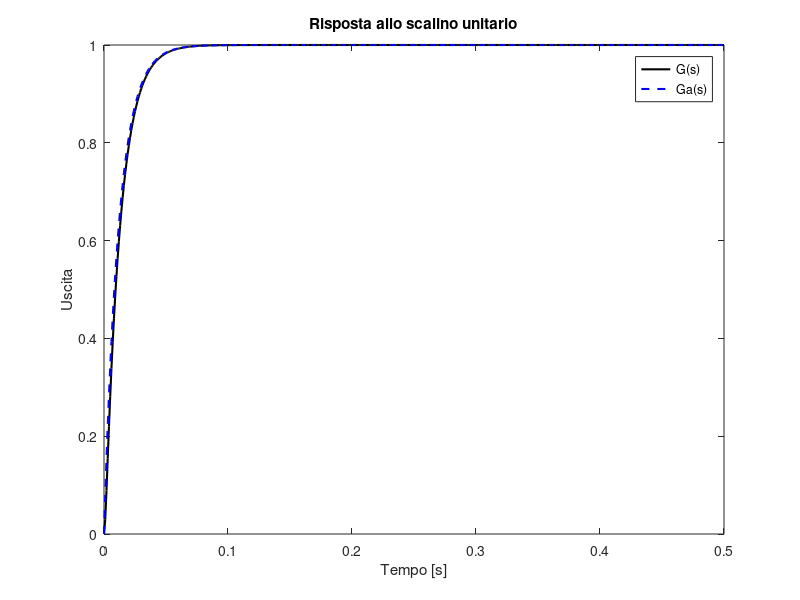
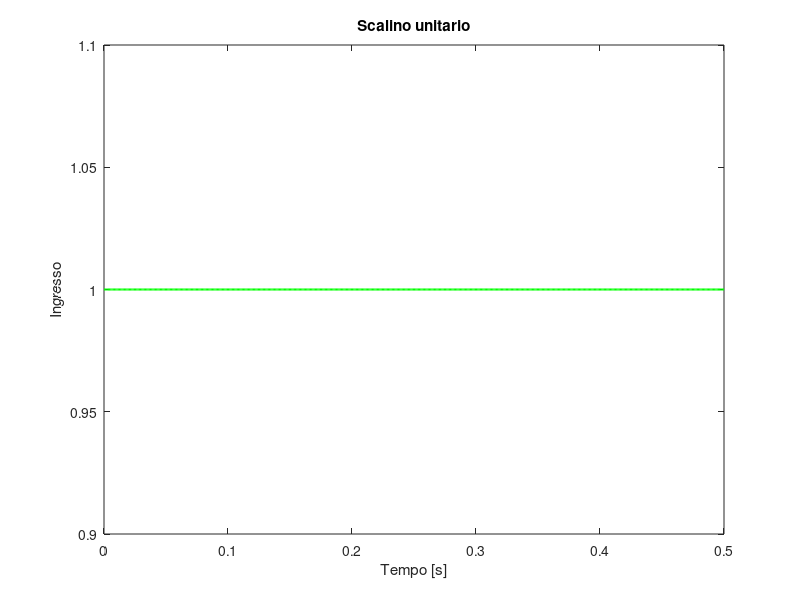
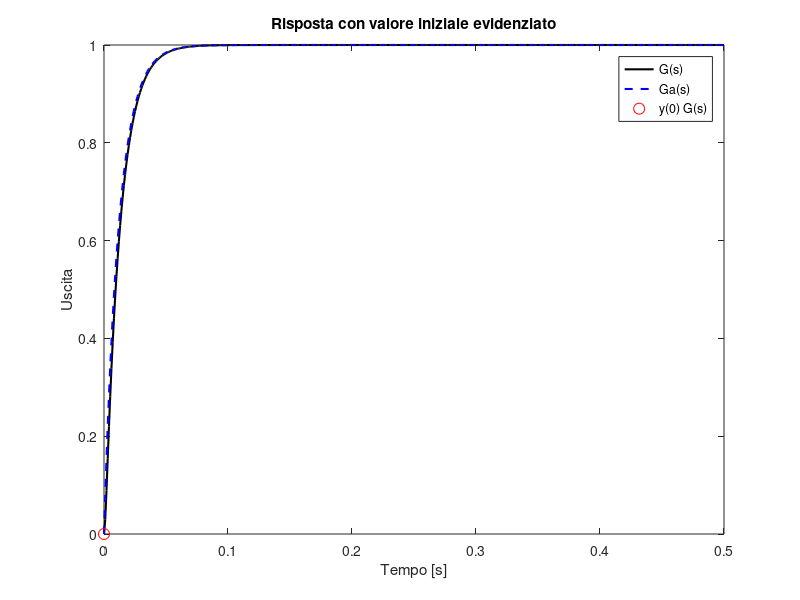
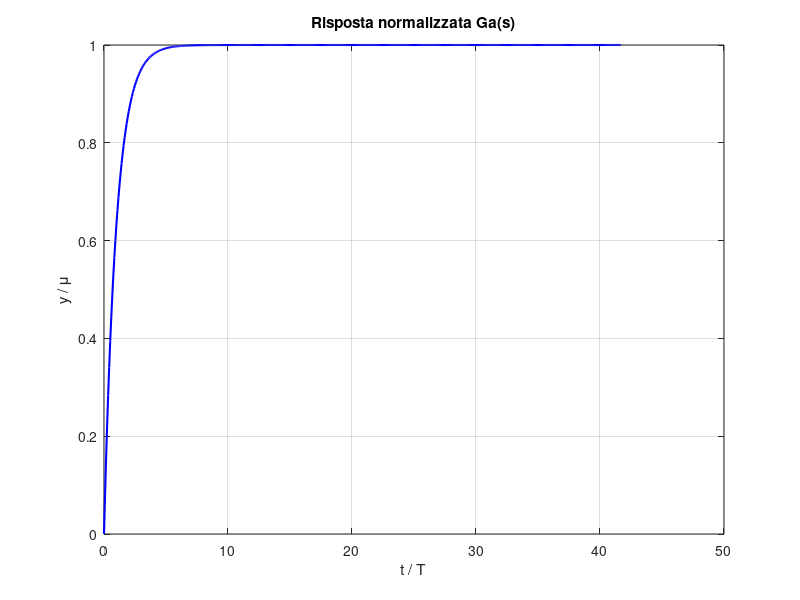

Reproduce these figures in MATLAB, in order.
%calcolo guadagno, poli, zeri e costanti di tempo
% Sistemi
G = tf(1, conv([0.001 1], [0.012 1]));
Ga = tf(1, [0.012 1]);

% Guadagni (valore finale della risposta allo scalino)
mu_G = dcgain(G);
mu_Ga = dcgain(Ga);

% Poli e zeri
[zG, pG, kG] = zpkdata(G, 'v');
[zGa, pGa, kGa] = zpkdata(Ga, 'v');

% Costanti di tempo = -1 / real(polo)
tau_G = -1 ./ real(pG);
tau_Ga = -1 ./ real(pGa);

% Output
disp('Sistema G(s):');
disp(['Guadagno: ', num2str(mu_G)]);
disp('Poli:'), disp(pG);
disp('Costanti di tempo:'), disp(tau_G);

disp('Sistema Ga(s):');
disp(['Guadagno: ', num2str(mu_Ga)]);
disp('Poli:'), disp(pGa);
disp('Costanti di tempo:'), disp(tau_Ga);

%risposta allo scalino e grafico + scalino
t = 0:0.001:0.5;
u = ones(size(t));  % scalino unitario

% Risposte
yG = lsim(G, u, t);
yGa = lsim(Ga, u, t);

% Grafico (replica slide 20)
figure;
plot(t, yG, 'k', 'LineWidth', 1.5); hold on;
plot(t, yGa, 'b--', 'LineWidth', 1.5);
xlabel('Tempo [s]');
ylabel('Uscita');
legend('G(s)', 'Ga(s)');
title('Risposta allo scalino unitario');

% Grafico scalino separato
figure;
plot(t, u, 'g', 'LineWidth', 1.5);
xlabel('Tempo [s]');
ylabel('Ingresso');
title('Scalino unitario');

%valori iniziali, finali e di regime
yG0 = yG(1);
yG_inf = yG(end);

yGa0 = yGa(1);
yGa_inf = yGa(end);

disp(['Valore iniziale G(s): ', num2str(yG0)]);
disp(['Valore finale G(s): ', num2str(yG_inf)]);

disp(['Valore iniziale Ga(s): ', num2str(yGa0)]);
disp(['Valore finale Ga(s): ', num2str(yGa_inf)]);

%indicare valore iniziale su grafico
figure;
plot(t, yG, 'k', 'LineWidth', 1.5); hold on;
plot(t, yGa, 'b--', 'LineWidth', 1.5);
plot(0, yG0, 'ro', 'MarkerSize', 8, 'DisplayName', 'y(0) G(s)');
xlabel('Tempo [s]');
ylabel('Uscita');
legend('G(s)', 'Ga(s)', 'y(0) G(s)');
title('Risposta con valore iniziale evidenziato');


% Tempo normalizzato e uscita normalizzata (replica linea azzurra slide 16)
% - risposta normalizzata
t_norm = t / tau_Ga;
y_norm = yGa / mu_Ga;

figure;
plot(t_norm, y_norm, 'b', 'LineWidth', 1.5);
xlabel('t / T');
ylabel('y / \mu');
title('Risposta normalizzata Ga(s)');
grid on;

% tempo salita Ts per Ga(s)
Ts_Ga = 2.2 * tau_Ga;
disp(['Tempo di salita Ts per Ga(s): ', num2str(Ts_Ga), ' s']);
